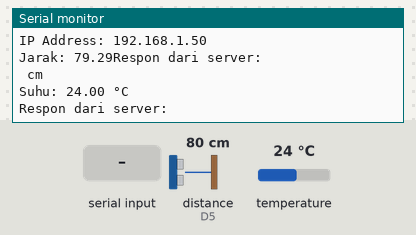
Bench run of a sketch on a simulated ESP8266 (NodeMCU). Parts: the last lines printed to the serial monitor. Wiring (inferred from the names in the program): ultrasonic range finder: trigger D6; echo D5. The test bench sets the inputs (shaded band); at power-on: distance to the obstacle (sensor on D5) 80 cm, temperature 24 °C. The echo pulse lasts 58.3 µs per cm; WiFi joins after 1.5 s; servers stay silent unless stated; uploads are accepted with an empty reply.

Above: at 3.2 s.
3.3 s: "TBDT:\n" received over Serial
At 6.36 s:
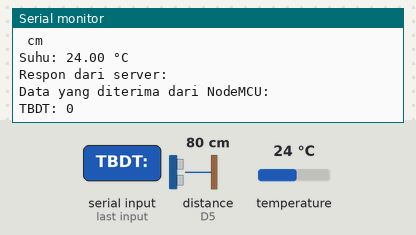
8.3 s: distance to the obstacle (sensor on D5) set to 2 cm
At 11.8 s:
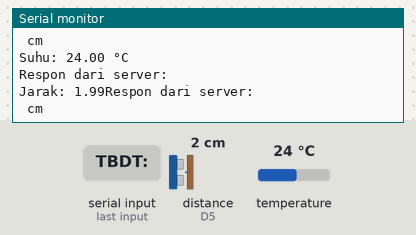
13.3 s: temperature set to 12 °C
At 15.29 s:
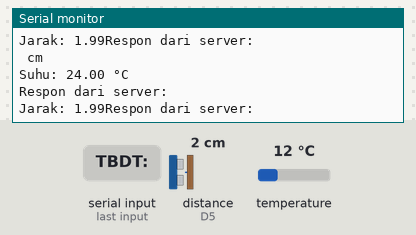
18.3 s: "TBDT:90\n" received over Serial
At 19.66 s:
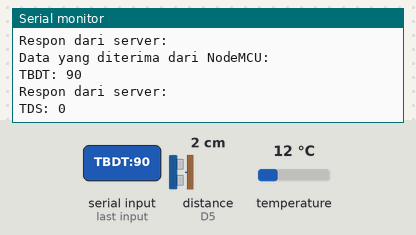
23.3 s: "TDS:\n" received over Serial
At 24.62 s:
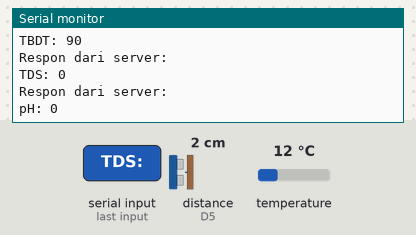
33.0 s: distance to the obstacle (sensor on D5) set to 4 cm
At 34.12 s:
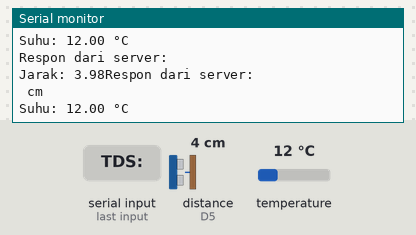
Timing chart, 0 to 36.0 s (numbered marks = the images above; inputs shaded):
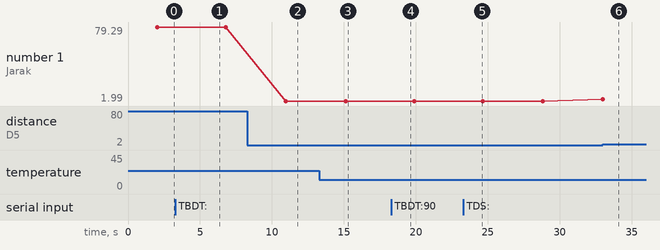

Measured:
- after the input at 3.3 s, the serial monitor: prints a new line after 2.9 s (image 1)
- after the input at 8.3 s, the serial monitor: prints a new line after 2.7 s (image 2)
- after the input at 18.3 s, the serial monitor: prints a new line after 1.0 s (image 4)
- after the input at 23.3 s, the serial monitor: prints a new line after 0.77 s (image 5)
- after the input at 33.0 s, the serial monitor: prints a new line at once (image 6)
- plotted number 1: 79.29 → 1.99 after the input at 8.3 s, 1.99 → 3.98 after the input at 33.0 s

The sketch:

skripsi_hisbul_nodemcu.ino
```cpp
#include <OneWire.h>
#include <DallasTemperature.h>
#include <ESP8266WiFi.h>
#include <ESP8266HTTPClient.h>

const char* ssid = "aku";
const char* password = "sayang13";
#define ECHO_PIN D5  // Pin Echo pada sensor (D5/GPIO14)
#define TRIG_PIN D6  // Pin Trig pada sensor (D6/GPIO12)
int tbdtValue;
int tdsValue;
int phValue;
#define ONE_WIRE_BUS D7 // Menggunakan pin D2 (GPIO4) pada NodeMCU
const char* serverkekeruhan = "http://iot.mtsshifa.com/api/kekeruhan";
const char* serverphair = "http://iot.mtsshifa.com/api/ph_air";
const char* servertds = "http://iot.mtsshifa.com/api/tds";
const char* serverultrasonik = "http://iot.mtsshifa.com/api/ultrasonik";
const char* servervalve = "http://iot.mtsshifa.com/api/valve";
const char* serverwater = "http://iot.mtsshifa.com/api/water_pumps";
const char* serversuhu = "http://iot.mtsshifa.com/api/suhu";

OneWire oneWire(ONE_WIRE_BUS);
DallasTemperature sensors(&oneWire);
void setup() {
  Serial.begin(9600); // Inisialisasi komunikasi serial
  sensors.begin();
  pinMode(ECHO_PIN, INPUT);
  pinMode(TRIG_PIN, OUTPUT);
  WiFi.begin(ssid, password);

  while (WiFi.status() != WL_CONNECTED) {
    delay(1000);
    Serial.println("Connecting to WiFi...");
  }

  Serial.println("Connected to WiFi!");
  Serial.print("IP Address: ");
  Serial.println(WiFi.localIP());
}

void loop() {
  if (Serial.available() > 0) {
    String receivedData = Serial.readStringUntil('\n'); // Membaca data dari NodeMCU sampai karakter '\n' (baris baru)

    // Memproses data yang diterima dari NodeMCU
    if (receivedData.startsWith("TBDT:")) {
      tbdtValue = receivedData.substring(5).toInt(); // Mengambil nilai dari data TBDT
    } else if (receivedData.startsWith("TDS:")) {
      tdsValue = receivedData.substring(4).toInt(); // Mengambil nilai dari data TDS
    } else if (receivedData.startsWith("pH:")) {
      phValue = receivedData.substring(3).toInt(); // Mengambil nilai dari data pH
    }

    // Menampilkan data yang diterima dari NodeMCU
    Serial.println("Data yang diterima dari NodeMCU:");
    Serial.print("TBDT: ");
    Serial.println(tbdtValue);
    sendSensorkekeruhan(tbdtValue);
    Serial.print("TDS: ");
    Serial.println(tdsValue);
    sendSensortds(tdsValue);
    Serial.print("pH: ");
    Serial.println(phValue);
    sendSensorph(phValue);
    Serial.println("--------------------");
  }
   // Mengirim sinyal trigger
  digitalWrite(TRIG_PIN, LOW);
  delayMicroseconds(2);
  digitalWrite(TRIG_PIN, HIGH);
  delayMicroseconds(10);
  digitalWrite(TRIG_PIN, LOW);

  // Menerima waktu respons dari sensor
  long duration = pulseIn(ECHO_PIN, HIGH);

  // Menghitung jarak berdasarkan waktu respons
  float distance_cm = duration * 0.034 / 2;

  // Menampilkan jarak ke Serial Monitor
  Serial.print("Jarak: ");
  Serial.print(distance_cm);
    sendSensorultrasonik(distance_cm);
  Serial.println(" cm");
 sensors.requestTemperatures();

  float temperatureC = sensors.getTempCByIndex(0);

  // Menampilkan suhu dalam Celcius ke Serial Monitor
  Serial.print("Suhu: ");
  Serial.print(temperatureC);
  Serial.println(" °C");
    sendSensorsuhu(temperatureC);
  delay(3000);

}
void sendSensorkekeruhan(int value) {
  if (WiFi.status() == WL_CONNECTED) {
    WiFiClient client;
    HTTPClient http;

    // Membuat permintaan POST ke API
    http.begin(client, serverkekeruhan);

    // Mengatur header permintaan
    http.addHeader("Content-Type", "application/x-www-form-urlencoded");

    // Membuat payload data
    String postData = "node=" + String(value) + "&value=" + String(value);

    // Mengirim permintaan POST dengan payload data
    int httpResponseCode = http.POST(postData);

    if (httpResponseCode > 0) {
      String response = http.getString();
      Serial.println("Respon dari server: " + response);
    } else {
      Serial.println("Gagal mengirim permintaan POST");
    }

    http.end();
  } else {
    Serial.println("Tidak terhubung ke jaringan WiFi");
  }
}
void sendSensorph(int value) {
  if (WiFi.status() == WL_CONNECTED) {
    WiFiClient client;
    HTTPClient http;

    // Membuat permintaan POST ke API
    http.begin(client, serverphair);

    // Mengatur header permintaan
    http.addHeader("Content-Type", "application/x-www-form-urlencoded");

    // Membuat payload data
    String postData = "node=" + String(value) + "&value=" + String(value);

    // Mengirim permintaan POST dengan payload data
    int httpResponseCode = http.POST(postData);

    if (httpResponseCode > 0) {
      String response = http.getString();
      Serial.println("Respon dari server: " + response);
    } else {
      Serial.println("Gagal mengirim permintaan POST");
    }

    http.end();
  } else {
    Serial.println("Tidak terhubung ke jaringan WiFi");
  }
}
void sendSensortds(int value) {
  if (WiFi.status() == WL_CONNECTED) {
    WiFiClient client;
    HTTPClient http;

    // Membuat permintaan POST ke API
    http.begin(client, servertds);

    // Mengatur header permintaan
    http.addHeader("Content-Type", "application/x-www-form-urlencoded");

    // Membuat payload data
    String postData = "node=" + String(value) + "&value=" + String(value);

    // Mengirim permintaan POST dengan payload data
    int httpResponseCode = http.POST(postData);

    if (httpResponseCode > 0) {
      String response = http.getString();
      Serial.println("Respon dari server: " + response);
    } else {
      Serial.println("Gagal mengirim permintaan POST");
    }

    http.end();
  } else {
    Serial.println("Tidak terhubung ke jaringan WiFi");
  }
}
void sendSensorultrasonik(int value) {
  if (WiFi.status() == WL_CONNECTED) {
    WiFiClient client;
    HTTPClient http;

    // Membuat permintaan POST ke API
    http.begin(client, serverultrasonik);

    // Mengatur header permintaan
    http.addHeader("Content-Type", "application/x-www-form-urlencoded");

    // Membuat payload data
    String postData = "node=" + String(value) + "&value=" + String(value);

    // Mengirim permintaan POST dengan payload data
    int httpResponseCode = http.POST(postData);

    if (httpResponseCode > 0) {
      String response = http.getString();
      Serial.println("Respon dari server: " + response);
    } else {
      Serial.println("Gagal mengirim permintaan POST");
    }

    http.end();
  } else {
    Serial.println("Tidak terhubung ke jaringan WiFi");
  }
}
void sendSensorsuhu(int value) {
  if (WiFi.status() == WL_CONNECTED) {
    WiFiClient client;
    HTTPClient http;

    // Membuat permintaan POST ke API
    http.begin(client, serversuhu);

    // Mengatur header permintaan
    http.addHeader("Content-Type", "application/x-www-form-urlencoded");

    // Membuat payload data
    String postData = "node=" + String(value) + "&value=" + String(value);

    // Mengirim permintaan POST dengan payload data
    int httpResponseCode = http.POST(postData);

    if (httpResponseCode > 0) {
      String response = http.getString();
      Serial.println("Respon dari server: " + response);
    } else {
      Serial.println("Gagal mengirim permintaan POST");
    }

    http.end();
  } else {
    Serial.println("Tidak terhubung ke jaringan WiFi");
  }
}
```
